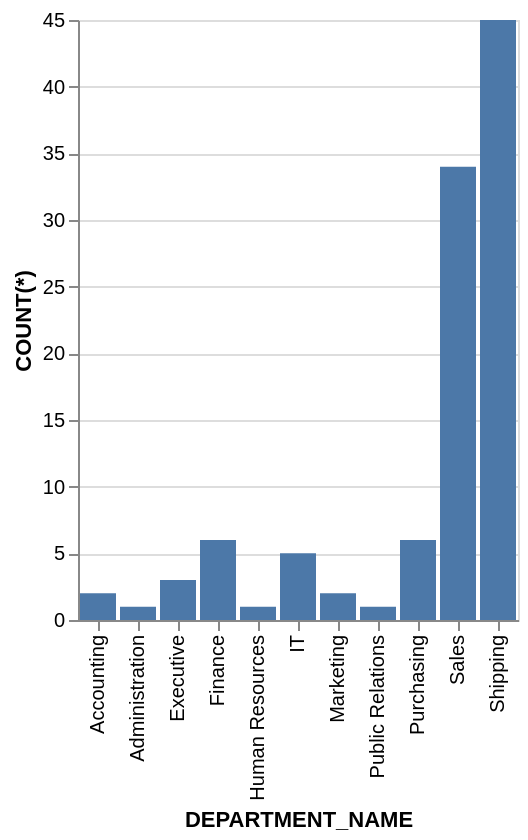

Here is the Vega-Lite specification saved for this chart:
### Vega-Lite specification from a JSON file in a GitHub repository (floating-point values rounded to 4 significant figures)
{"data": {"values": [{"x_data": "Accounting", "y_data": 2}, {"x_data": "Administration", "y_data": 1}, {"x_data": "Executive", "y_data": 3}, {"x_data": "Finance", "y_data": 6}, {"x_data": "Human Resources", "y_data": 1}, {"x_data": "IT", "y_data": 5}, {"x_data": "Marketing", "y_data": 2}, {"x_data": "Public Relations", "y_data": 1}, {"x_data": "Purchasing", "y_data": 6}, {"x_data": "Sales", "y_data": 34}, {"x_data": "Shipping", "y_data": 45}]}, "mark": "bar", "encoding": {"x": {"field": "x_data", "type": "nominal", "title": "DEPARTMENT_NAME", "sort": "ascending"}, "y": {"field": "y_data", "type": "quantitative", "title": "COUNT(*)"}}}
